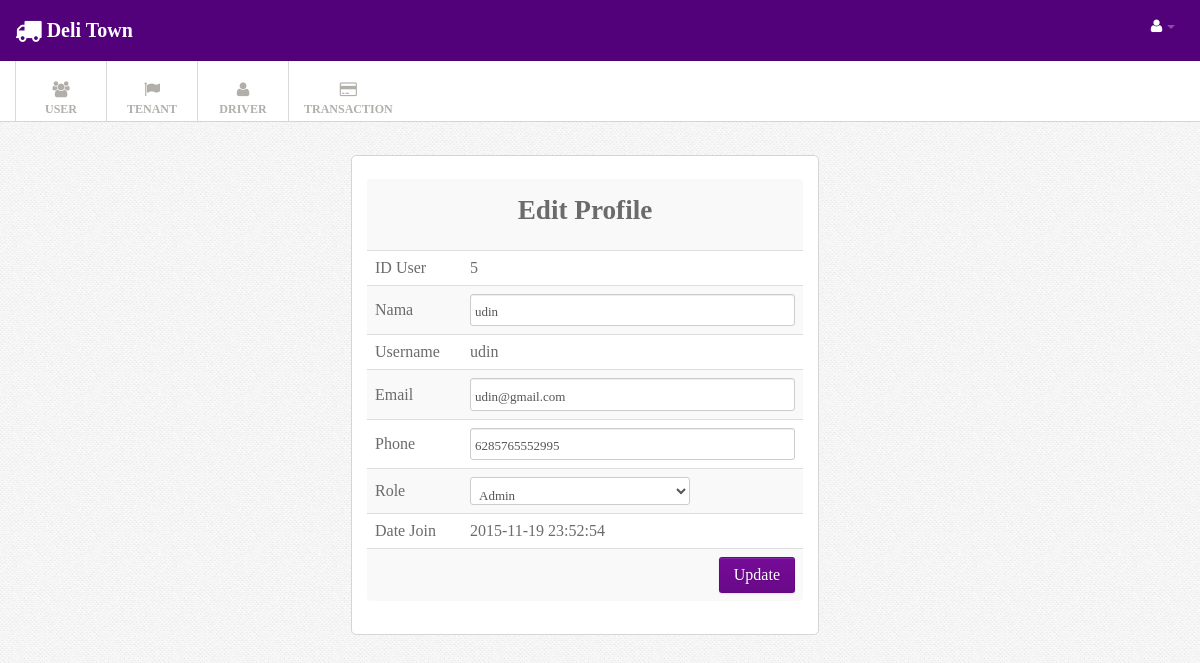
The app's page /index.php?menu=edit&id=5 (signed in) with its own data.
### tables this page shows
CREATE TABLE IF NOT EXISTS `user` (
  `id_user` int(11) NOT NULL,
  `name` varchar(50) NOT NULL,
  `username` varchar(50) NOT NULL,
  `password` text NOT NULL,
  `email` varchar(50) NOT NULL,
  `phone` double NOT NULL,
  `role` int(11) NOT NULL DEFAULT '2' COMMENT '1= admin,2 = user,3=driver,4=owner',
  `date_join` datetime NOT NULL DEFAULT CURRENT_TIMESTAMP
);

### controller/userController.php (called while the page is built, shortened)
<?php
class userController {
    private $userdao;
    public function __construct() {
        $this->userdao = new userDao();
    }
    public function Edit() {
        $user = $this->userdao->get_user_by_id($_GET['id']);
        require_once '/view/EditProfile.php';
    }
}

### model/userDao.php (called while the page is built, shortened)
<?php
class userDao implements userInterface {
    public function get_user_by_id($id_user) {
        try {
            $conn = conection::getconection();
            $sql = "SELECT * from user where id_user=?";
            $stmt = $conn->prepare($sql);
            $stmt->bindParam(1, $id_user);
            $stmt->execute();
            while ($row = $stmt->fetch()) {
                $user = new user();
                $user->setId_user($row['id_user']);
                $user->setName($row['name']);
                $user->setPassword($row['password']);
                $user->setPhone($row['phone']);
                $user->setUsername($row['username']);
                $user->setRole($row['role']);
                $user->setEmail($row['email']);
                $user->setDate_join($row['date_join']);
            }
        } catch (Exception $e) {
            echo $e->getMessage();
            die();
        }
        return $user;
    }
}

### model/user.php (called while the page is built, shortened)
<?php
class user {
    private $id_user;
    private $name;
    private $username;
    private $email;
    private $phone;
    private $date_join;
    public function getId_user() {
        return $this->id_user;
    }
    public function getName() {
        return $this->name;
    }
    public function getUsername() {
        return $this->username;
    }
    public function getEmail() {
        return $this->email;
    }
    public function getPhone() {
        return $this->phone;
    }
    public function getDate_join() {
        return $this->date_join;
    }
    public function setId_user($id_user) {
        $this->id_user = $id_user;
    }
    public function setName($name) {
        $this->name = $name;
    }
    public function setUsername($username) {
        $this->username = $username;
    }
    public function setEmail($email) {
        $this->email = $email;
    }
    public function setPhone($phone) {
        $this->phone = $phone;
    }
    public function setDate_join($date_join) {
        $this->date_join = $date_join;
    }
}

### view/editprofile.php (the view, shortened to what this page needs)
<!DOCTYPE html>
<html>
    <head>
    </head>
    <body>
        <div class="navbar navbar-fixed-top">
            <div class="navbar-inner">
                <div class="container">
                    <a class="brand"><div class="icon-large icon-truck">
                        </div>Deli Town</a>
                    <div class="nav-collapse">
                        <ul class="nav pull-right">
                            <li class="dropdown"><a href="#" class="dropdown-toggle" data-toggle="dropdown">
                                    <i class="icon-large icon-user"></i> <b class="caret"></b></a>
                            </li>
                        </ul>
                    </div>
                </div>
            </div>
        </div>
        <div class="subnavbar">
            <div class="subnavbar-inner">
                <div class="container">
                    <ul class="mainnav">
                      <li class="dropdown"><a href="index.php?menu=adminUser" class="dropdown-toggle" >
                              <div class="icon-large icon-group">
                              </div>
                              <span>USER</span> <b class="caret"></b></a>
                      </li>
                      <li class="dropdown"><a href="index.php?menu=adminTenant" class="dropdown-toggle" >
                              <div class="icon-large icon-flag">
                              </div>
                              <span>TENANT</span> <b class="caret"></b></a>
                      </li>
                      <li class="dropdown"><a href="index.php?menu=adminDriver" class="dropdown-toggle" >
                              <div class="icon-large icon-user">
                              </div>
                              <span>DRIVER</span> <b class="caret"></b></a>
                      </li>
                      <li class="dropdown"><a href="index.php?menu=adminTrans" class="dropdown-toggle" >
                              <div class="icon-large icon-credit-card">
                              </div>
                              <span>TRANSACTION</span> <b class="caret"></b></a>
                      </li>
                    </ul>
                </div>
            </div>
        </div>
        <div class="main">
            <div class="main-inner">
                <div class="container">
                    <center>
                        <div class="rowSignup">
                            <div class="widget-content">
                                <form method="POST" enctype="multipart/form-data">
                                    <table class="table table-striped table-bordered" >
                                        <br>
                                        <tr>
                                            <td colspan="4"> <p style="font-size:170%; text-align: center" ><b>Edit Profile</b></p></td>
                                        </tr>
                                        <tr>
                                            <td width="100">ID User</td>
                                            <td>
                                                <?php echo $user->getId_user(); ?>
                                            </td>
                                        </tr>
                                        <tr>
                                            <td>Nama</td>
                                            <td><input type="text" class="inputNama" name="name" placeholder="Nama" value="<?php echo $user->getName(); ?>"/></td>
                                        </tr>
                                        <tr>
                                            <td>Username</td>
                                            <td><?php echo $user->getUsername(); ?></td>
                                        </tr>
                                        <tr>
                                            <td>Email</td>
                                            <td><input type="email" class="inputNama" name="Email" placeholder="email" value="<?php echo $user->getEmail(); ?>"/></td>
                                        </tr>
                                        <tr>
                                            <td>Phone</td>
                                            <td><input type="number" class="inputNama" name="Phone" placeholder="phone" value="<?php echo $user->getPhone(); ?>"/></td>
                                        </tr>
                                        <tr>
                                            <td>Role</td>
                                            <td>
                                                <select name="role">
                                                    <option value="1">Admin</option>
                                                </select>
                                            </td>
                                        </tr>
                                        <tr>
                                            <td>Date Join</td>
                                            <td><?php echo $user->getDate_join(); ?></td>
                                        </tr>
                                        <tr>
                                            <td></td>
                                            <td>
                                                <input type="submit" class="button btn btn-success btn-large" style="margin-left: 10px" value="Update" name="btn_update"/>
                                            </td>
                                        </tr>
                                    </table>
                                </form>
                            </div>
                        </div>
                    </center>
                </div>
            </div>
        </div>
    </body>
</html>

### css/style.css (style rules this page uses)
body { background: #f9f6f1; font : 13px/1.7em 'Kalinga'; }
p { font : 13px/1.7em 'Kalinga'; }
input, button, select, textarea { font-family:"Kalinga"; }
.table td { vertical-align: middle; }
.navbar .container { position: relative; }
.navbar-inner { padding: 7px 0; background: #52017b !important; -moz-border-radius: 0; -webkit-border-radius: 0; border-radius: 0; }
.navbar-fixed-top { position: static; }
.navbar .nav a { font-size: 11px; }
.navbar .nav>li>a { color:#fff !important; }
.navbar .brand { font-weight: 600; position: relative; top: 2px; }
.subnavbar-inner { height: 60px; background: #fff; border-bottom: 1px solid #d6d6d6; }
.subnavbar .container > ul { display: inline-block; height: 80px; padding: 0; margin: 0; }
.subnavbar .container > ul > li { float: left; min-width: 90px; height: 60px; padding: 0; margin: 0; text-align: center; vertical-align: middle; list-style: none; border-left: 1px solid #d9d9d9; }
.subnavbar .container > ul > li > a { display: block; height: 100%; padding: 0 15px; padding-top: 20px; font-size: 12px; font-weight: bold; color: #b2afaa; }
.subnavbar .container > ul > li > a > span { display: block; }
.subnavbar .caret { margin-top: 4px; border-top-color: white; border-bottom-color: white; }
.main { padding-bottom: 2em; }
.widget-content { padding: 1px 15px 15px; background: #FFF; border: 1px solid #D5D5D5; -moz-border-radius: 5px; -webkit-border-radius: 5px; border-radius: 5px; }
.widget-content:before, .widget-content:after { content:""; display:table; }
.widget-content:after { clear:both; }
.widget-content { zoom:1; }

### css/pages/signin.css (style rules this page uses)
body { background: url(../../img/body-bg.png); color:#6b6b6b; font: 13px/1.7em "Kalinga"; }

### records on screen
user: id_user "5", name "udin", username "udin", Email "udin@gmail.com", Phone "6285765552995", date_join "2015-11-19 23:52:54"
